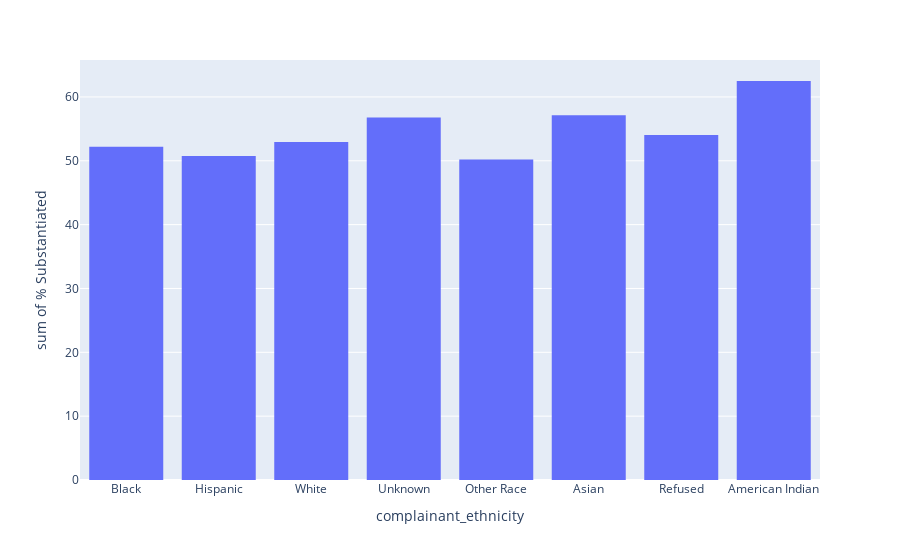

Notebook cell for this chart:
### Code cell
fig3 = px.histogram(summary.reset_index(), x= 'complainant_ethnicity', y = '% Substantiated')



fig3.show()

### Figure 1 — Plotly figure (JSON) as saved in the notebook; plotly's stock layout.template omitted (floating-point values rounded to 4 significant figures)
{"data": [{"alignmentgroup": "True", "bingroup": "x", "histfunc": "sum", "hovertemplate": "complainant_ethnicity=%{x}<br>sum of % Substantiated=%{y}<extra></extra>", "legendgroup": "", "marker": {"color": "#636efa", "pattern": {"shape": ""}}, "name": "", "offsetgroup": "", "orientation": "v", "showlegend": false, "type": "histogram", "x": ["Black", "Hispanic", "White", "Unknown", "Other Race", "Asian", "Refused", "American Indian"], "xaxis": "x", "y": [52.19, 50.76, 52.96, 56.77, 50.22, 57.14, 54.05, 62.5], "yaxis": "y"}], "layout": {"barmode": "relative", "legend": {"tracegroupgap": 0}, "margin": {"t": 60}, "xaxis": {"anchor": "y", "domain": [0, 1], "title": {"text": "complainant_ethnicity"}}, "yaxis": {"anchor": "x", "domain": [0, 1], "title": {"text": "sum of % Substantiated"}}}}
